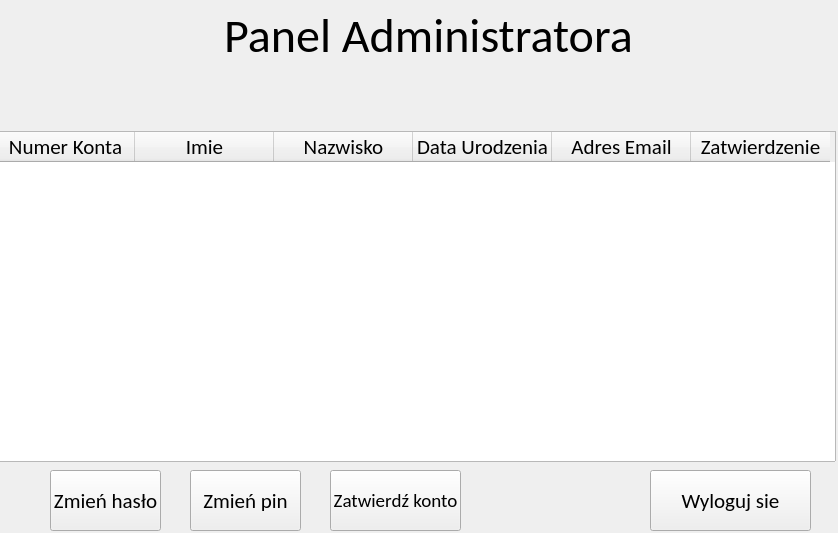
<?xml version="1.0" encoding="UTF-8"?>
<ui version="4.0">
 <class>AdminWindow</class>
 <widget class="QWidget" name="AdminWindow">
  <property name="geometry">
   <rect>
    <x>0</x>
    <y>0</y>
    <width>838</width>
    <height>533</height>
   </rect>
  </property>
  <property name="minimumSize">
   <size>
    <width>838</width>
    <height>533</height>
   </size>
  </property>
  <property name="maximumSize">
   <size>
    <width>838</width>
    <height>533</height>
   </size>
  </property>
  <property name="windowTitle">
   <string>Panel Administratora</string>
  </property>
  <widget class="QLabel" name="AdminLabel">
   <property name="geometry">
    <rect>
     <x>8</x>
     <y>5</y>
     <width>841</width>
     <height>61</height>
    </rect>
   </property>
   <property name="font">
    <font>
     <family>Calibri</family>
     <pointsize>36</pointsize>
    </font>
   </property>
   <property name="text">
    <string>Panel Administratora</string>
   </property>
   <property name="alignment">
    <set>Qt::AlignmentFlag::AlignCenter</set>
   </property>
  </widget>
  <widget class="QTableWidget" name="AdminWidget">
   <property name="geometry">
    <rect>
     <x>-5</x>
     <y>131</y>
     <width>841</width>
     <height>331</height>
    </rect>
   </property>
   <attribute name="horizontalHeaderDefaultSectionSize">
    <number>139</number>
   </attribute>
   <column>
    <property name="text">
     <string>Numer Konta</string>
    </property>
    <property name="font">
     <font>
      <family>Calibri</family>
      <pointsize>16</pointsize>
     </font>
    </property>
   </column>
   <column>
    <property name="text">
     <string>Imie</string>
    </property>
    <property name="font">
     <font>
      <family>Calibri</family>
      <pointsize>16</pointsize>
     </font>
    </property>
   </column>
   <column>
    <property name="text">
     <string>Nazwisko</string>
    </property>
    <property name="font">
     <font>
      <family>Calibri</family>
      <pointsize>16</pointsize>
     </font>
    </property>
   </column>
   <column>
    <property name="text">
     <string>Data Urodzenia</string>
    </property>
    <property name="font">
     <font>
      <family>Calibri</family>
      <pointsize>16</pointsize>
     </font>
    </property>
   </column>
   <column>
    <property name="text">
     <string>Adres Email</string>
    </property>
    <property name="font">
     <font>
      <family>Calibri</family>
      <pointsize>16</pointsize>
     </font>
    </property>
   </column>
   <column>
    <property name="text">
     <string>Zatwierdzenie</string>
    </property>
    <property name="font">
     <font>
      <family>Calibri</family>
      <pointsize>16</pointsize>
     </font>
    </property>
   </column>
  </widget>
  <widget class="QPushButton" name="ChangePinAdminButton">
   <property name="geometry">
    <rect>
     <x>190</x>
     <y>470</y>
     <width>111</width>
     <height>61</height>
    </rect>
   </property>
   <property name="font">
    <font>
     <family>Calibri</family>
     <pointsize>16</pointsize>
    </font>
   </property>
   <property name="text">
    <string>Zmień pin</string>
   </property>
  </widget>
  <widget class="QPushButton" name="AcceptAccAdminButton">
   <property name="geometry">
    <rect>
     <x>330</x>
     <y>470</y>
     <width>131</width>
     <height>61</height>
    </rect>
   </property>
   <property name="font">
    <font>
     <family>Calibri</family>
     <pointsize>14</pointsize>
    </font>
   </property>
   <property name="text">
    <string>Zatwierdź konto</string>
   </property>
  </widget>
  <widget class="QPushButton" name="LogOutAdminButton">
   <property name="geometry">
    <rect>
     <x>650</x>
     <y>470</y>
     <width>161</width>
     <height>61</height>
    </rect>
   </property>
   <property name="font">
    <font>
     <family>Calibri</family>
     <pointsize>16</pointsize>
    </font>
   </property>
   <property name="text">
    <string>Wyloguj sie</string>
   </property>
  </widget>
  <widget class="QPushButton" name="ChangePasswordAdminButton">
   <property name="geometry">
    <rect>
     <x>50</x>
     <y>470</y>
     <width>111</width>
     <height>61</height>
    </rect>
   </property>
   <property name="font">
    <font>
     <family>Calibri</family>
     <pointsize>16</pointsize>
    </font>
   </property>
   <property name="text">
    <string>Zmień hasło</string>
   </property>
  </widget>
 </widget>
 <resources/>
 <connections/>
</ui>
